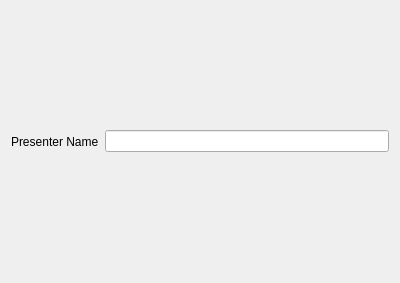
<?xml version="1.0" encoding="UTF-8"?>
<ui version="4.0">
 <class>Form</class>
 <widget class="QWidget" name="Form">
  <property name="geometry">
   <rect>
    <x>0</x>
    <y>0</y>
    <width>400</width>
    <height>283</height>
   </rect>
  </property>
  <property name="windowTitle">
   <string>Form</string>
  </property>
  <layout class="QHBoxLayout" name="horizontalLayout">
   <item>
    <widget class="QLabel" name="presenterNameLabel">
     <property name="sizePolicy">
      <sizepolicy hsizetype="Fixed" vsizetype="Preferred">
       <horstretch>0</horstretch>
       <verstretch>0</verstretch>
      </sizepolicy>
     </property>
     <property name="text">
      <string>Presenter Name</string>
     </property>
    </widget>
   </item>
   <item>
    <widget class="QLineEdit" name="presenterNameEdit">
     <property name="sizePolicy">
      <sizepolicy hsizetype="Preferred" vsizetype="Fixed">
       <horstretch>0</horstretch>
       <verstretch>0</verstretch>
      </sizepolicy>
     </property>
    </widget>
   </item>
  </layout>
 </widget>
 <resources/>
 <connections/>
</ui>
